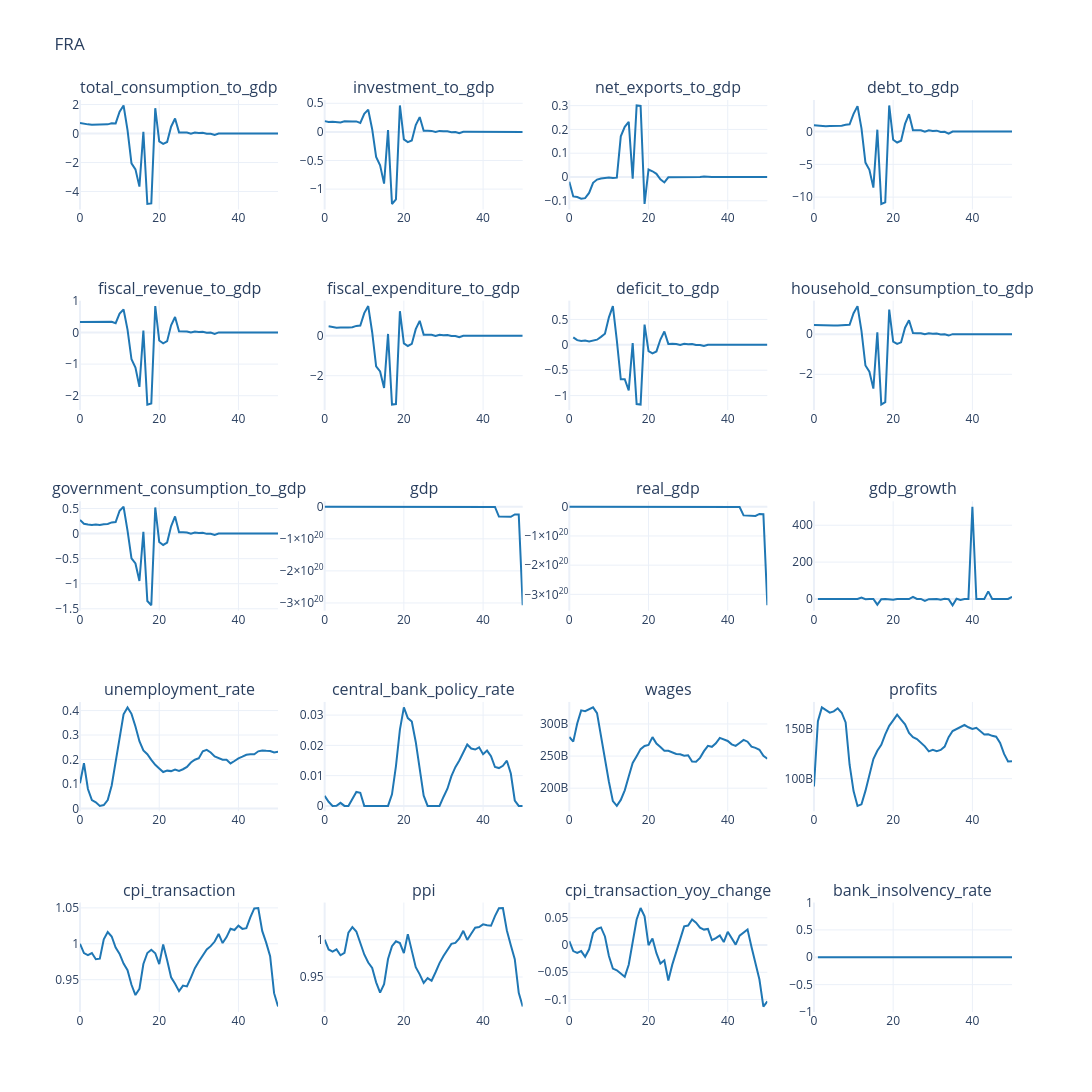

Notebook source saved alongside this figure:
### Markdown cell above
### Core overview plots

### Code cell
plot_columns = [
    "total_consumption_to_gdp", "investment_to_gdp", "net_exports_to_gdp",
    "debt_to_gdp", "fiscal_revenue_to_gdp", "fiscal_expenditure_to_gdp", "deficit_to_gdp",
    "household_consumption_to_gdp", "government_consumption_to_gdp", "gdp", "real_gdp",
    "gdp_growth", "unemployment_rate", "central_bank_policy_rate",
    "wages", "profits", "cpi_transaction", "ppi", "cpi_transaction_yoy_change", "bank_insolvency_rate",
    "avg_tfp_multiplier",
]

plot_output(
    df=df_base[plot_columns],
    no_rows=5,
    no_cols=4,
    country_code=cfg.country_iso3,
    line_color="#1f77b4",
    **FIG_SIZE_BENCHMARK,
)
